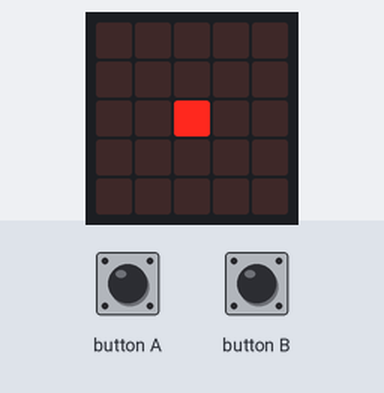
Recording of a program running on a simulated BBC micro:bit (MakeCode). Shown: the board's 5×5 LED display. The inputs (shaded band) are chosen by the test bench.

Above: at 1.2 s.
1.3 s: button A pressed for 0.15 s
At 2.6 s:
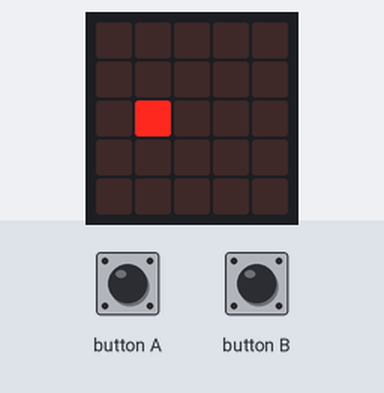
2.9 s: button A pressed for 0.15 s
At 3.9 s:
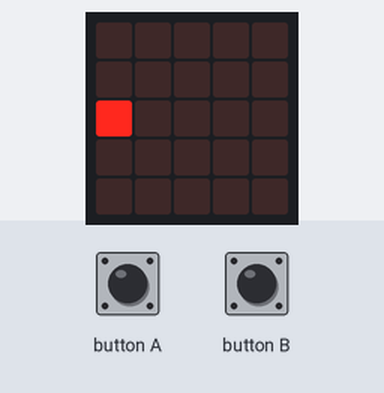
4.5 s: button A pressed for 0.15 s
At 5.1 s:
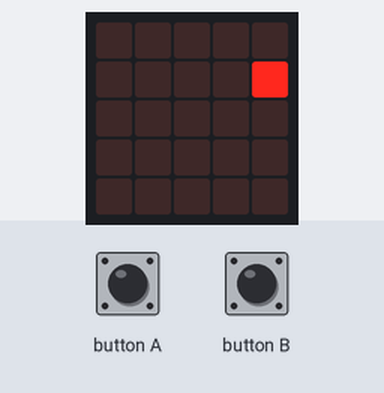
6.1 s: button A pressed for 0.15 s
At 7.4 s:
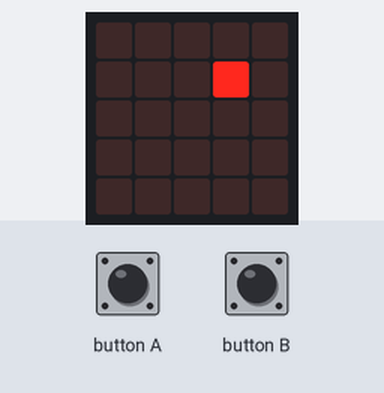
7.7 s: button A pressed for 0.15 s
At 8.7 s:
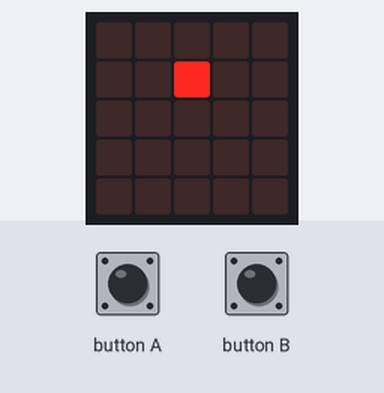
9.3 s: button A pressed for 0.15 s
At 9.9 s:
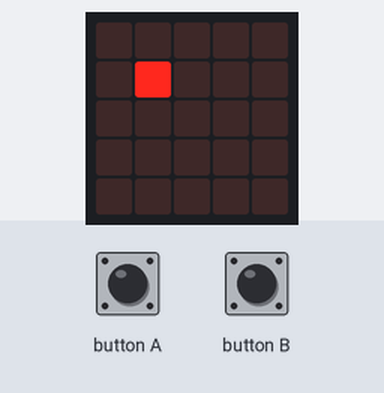
Timing chart, 0 to 11.9 s (numbered marks = the images above; inputs shaded):
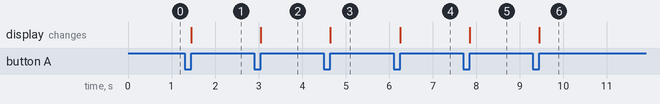

Measured:
- after the input at 1.3 s, the display: changes after 0.15 s (image 1)
- after the input at 2.9 s, the display: changes after 0.15 s (image 2)
- after the input at 4.5 s, the display: changes after 0.15 s (image 3)
- after the input at 6.1 s, the display: changes after 0.15 s (image 4)
- after the input at 7.7 s, the display: changes after 0.15 s (image 5)
- after the input at 9.3 s, the display: changes after 0.15 s (image 6)

The program:

main.ts
```typescript
input.onButtonPressed(Button.A, function () {
    if (colonne == 0) {
        led.unplot(colonne, ligne)
        colonne = 5
        ligne += -1
        if (ligne < 0) {
            ligne = 4
        }
    }
    led.unplot(colonne, ligne)
    colonne += -1
    led.plot(colonne, ligne)
})
input.onButtonPressed(Button.B, function () {
    if (colonne == 4) {
        led.unplot(colonne, ligne)
        colonne = -1
        ligne += 1
        if (ligne > 4) {
            ligne = 0
        }
    }
    led.unplot(colonne, ligne)
    colonne += 1
    led.plot(colonne, ligne)
})
let ligne = 0
let colonne = 0
colonne = 2
ligne = 2
led.plot(colonne, ligne)
```

test.ts
```typescript
// les tests vont ici ; cela ne sera pas compilé si ce paquet est utilisé en tant qu'extension.
```
